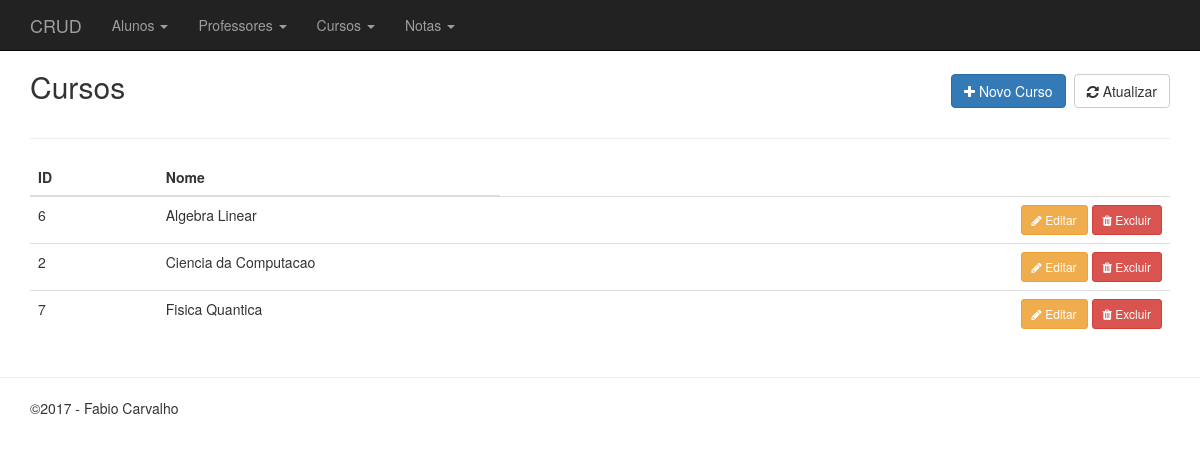
The page /view/cursos.php on the database its author committed.
### tables this page shows
CREATE TABLE `curso` (
  `id_curso` int(11) NOT NULL,
  `nome` varchar(55) NOT NULL,
  `data_criacao` datetime DEFAULT NULL
);

### model/ConnectionFactory.php (called while the page is built, shortened)
<?php
	Class ConnectionFactory{
		public function getConnection(){
			$dbHost = "localhost";
			$dbUser = "root";
			$dbName = "bd_02";
			$dbPass = "";
			$connection = mysqli_connect($dbHost,$dbUser,$dbPass,$dbName);
			return $connection;
		}
	}
?>

### controller/CursoController.php (called while the page is built, shortened)
<?php
require_once("../model/ConnectionFactory.php");
require_once("../model/CursoDao.php");
$connection = new ConnectionFactory();
$CursoDao = new CursoDao($connection->getConnection());
$cursos = $CursoDao->listar();
?>

### model/CursoDao.php (called while the page is built, shortened)
<?php
	class CursoDao{
		private $connection;
		function __construct($connection){
			$this->connection = $connection;
		}
		public function listar(){
			$cursos = array();
			$query = "SELECT * FROM curso";
			$result = mysqli_query($this->connection,$query);
			while($curso_array = mysqli_fetch_assoc($result)){
				array_push($cursos, $curso_array);
			}
			return $cursos;
		}
	}
?>

### view/cursos.php (the view, shortened to what this page needs)
<?php require_once '../controller/CursoController.php';
 ?>
<header>
	<div class="row">
		<div class="col-sm-6">
			<h2>Cursos</h2>
		</div>
		<div class="col-sm-6 text-right h2">
	    	<a class="btn btn-primary" href="cadastro-curso.php"><i class="fa fa-plus"></i> Novo Curso</a>
	    	<a class="btn btn-default" href="cursos.php"><i class="fa fa-refresh"></i> Atualizar</a>
	    </div>
	</div>
</header>
<hr>
<table class="table table-hover">
<thead>
	<tr>
		<th>ID</th>
		<th width="30%">Nome</th>
	</tr>
</thead>
<tbody>
<?php if ($cursos) : ?>
<?php foreach ($cursos as $curso) : ?>
	<tr>
		<td><?php echo $curso['id_curso']; ?></td>
		<td><?php echo $curso['nome']; ?></td>
		<td class="actions text-right">
			<a href="edit-curso.php?id=<?php echo $curso['id_curso']; ?>" class="btn btn-sm btn-warning"><i class="fa fa-pencil"></i> Editar</a>
			<a href="#" class="btn btn-sm btn-danger" data-toggle="modal" data-target="#delete-modal-curso"
      data-customer="<?php echo $curso['id_curso']; ?>">
				<i class="fa fa-trash"></i> Excluir
			</a>
		</td>
	</tr>
<?php endforeach; ?>
<?php else : ?>
	<tr>
		<td colspan="6">Nenhum registro encontrado.</td>
	</tr>
<?php endif; ?>
</tbody>
</table>

### view/header.php (style rules this page uses)
body { padding-top: 50px; padding-bottom: 20px; }

### rows shown on the page
curso: id_curso "6", nome "Algebra Linear"
curso: id_curso "2", nome "Ciencia da Computacao"
curso: id_curso "7", nome "Fisica Quantica"
